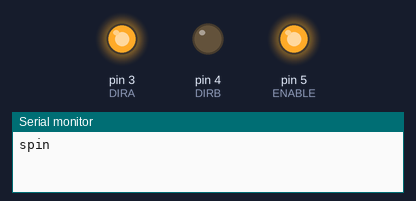
The sketch below on a simulated Arduino Uno, built with avr-gcc and run on an emulated ATmega328P. Shown: output pins drawn as LEDs (lit = HIGH), the last lines printed to the serial monitor.

Above: at 1.0 s.
At 3.0 s:
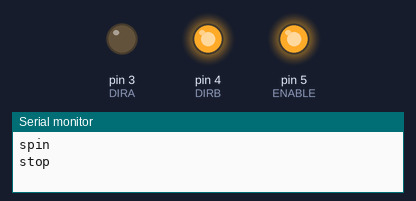
Timing chart, 0 to 4.6 s (numbered marks = the images above):
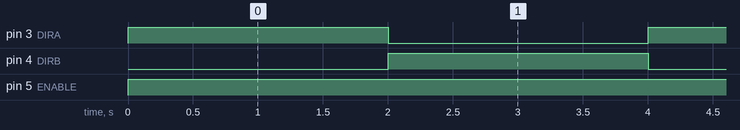

Measured:
- by itself, pin 3 (DIRA), pin 4 (DIRB): alternates HIGH for 2.0 s and LOW for 2.0 s
- by itself, pin 5 (ENABLE): LOW → HIGH at 0.00 s

The sketch:

relay.ino
```cpp
#define ENABLE 5
#define DIRA 3
#define DIRB 4

int i;

void setup() {
  pinMode(ENABLE, OUTPUT);
  pinMode(DIRA, OUTPUT);
  pinMode(DIRB, OUTPUT);
  Serial.begin(9600);
}

void loop() {
  digitalWrite(ENABLE, HIGH);
  for (int i = 0; i < 5; i++) {
    Serial.println("spin");
    digitalWrite(DIRA, HIGH);
    digitalWrite(DIRB, LOW);
    delay(2000);
    Serial.println("stop");
    digitalWrite(DIRA, LOW);
    digitalWrite(DIRB, HIGH);
    delay(2000);
  }
}
```
